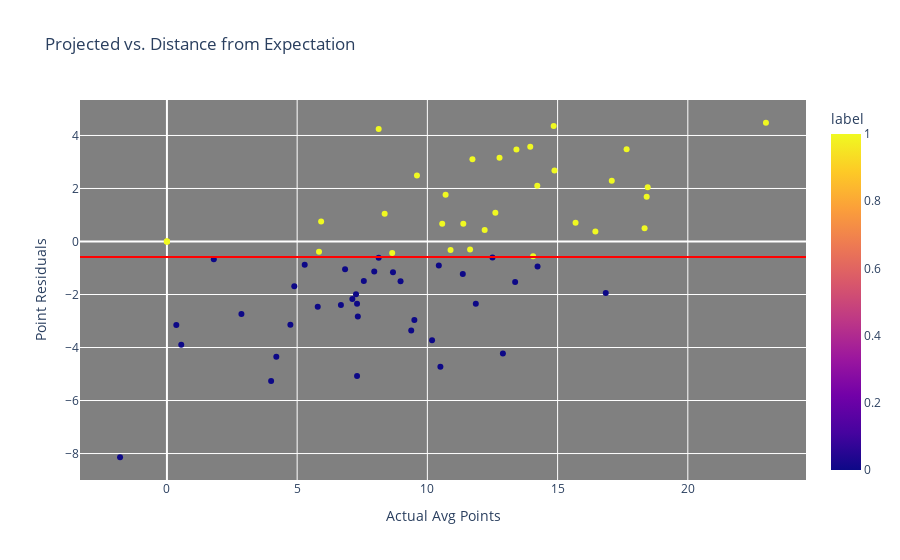

Notebook source saved alongside this figure:
### Code cell
hovertemplate = "Player: %{customdata[0]} <br>Actual Avg Points:%{customdata[1]}: <br>Projected Points: %{customdata[2]} <br>Point Residuals: %{customdata[3]}</br>"
plot = px.scatter(rb_df, x = 'Actual_Points', y = 'Point-Residuals', color = 'label', title = 'Projected vs. Distance from Expectation', custom_data=['Player', 'Actual_Points','Projected_Points','Point-Residuals'], color_discrete_sequence=px.colors.qualitative.Dark24)
plot.update_layout(xaxis_title = 'Actual Avg Points', yaxis_title = 'Point Residuals', plot_bgcolor = 'grey')
plot.update_traces(hovertemplate = hovertemplate)
# plot.update_xaxes(showgrid = False)
# plot.update_yaxes(showgrid = False)
plot.add_hline(y=rb_df['Point-Residuals'].mean(), line_color = 'red')
# plot.add_hline(y=rb_df['Projected_Points'].mean(), line_color = 'yellow')
plot.show()

### Figure 1 — Plotly figure (JSON) as saved in the notebook; plotly's stock layout.template omitted (floating-point values rounded to 4 significant figures; data arrays with more than 128 entries replaced by an {"elided": "..."} marker saying what was removed)
{"data": [{"customdata": {"elided": "68x4 mixed values"}, "hovertemplate": "Player: %{customdata[0]} <br>Actual Avg Points:%{customdata[1]}: <br>Projected Points: %{customdata[2]} <br>Point Residuals: %{customdata[3]}</br>", "legendgroup": "", "marker": {"color": [1, 1, 1, 1, 1, 1, 1, 1, 1, 1, 1, 1, 1, 1, 1, 1, 1, 1, 1, 1, 1, 1, 1, 1, 1, 1, 1, 1, 1, 1, 1, 1, 1, 0, 0, 0, 0, 0, 0, 0, 0, 0, 0, 0, 0, 0, 0, 0, 0, 0, 0, 0, 0, 0, 0, 0, 0, 0, 0, 0, 0, 0, 0, 0, 0, 0, 0, 0], "coloraxis": "coloraxis", "symbol": "circle"}, "mode": "markers", "name": "", "orientation": "v", "showlegend": false, "type": "scatter", "x": [23, 14.85, 8.13, 13.95, 17.65, 13.42, 12.77, 11.73, 14.88, 9.6, 17.08, 14.22, 18.46, 10.7, 18.42, 12.61, 8.36, 5.92, 15.69, 11.38, 10.57, 18.34, 12.2, 16.45, 0, 0, 0, 0, 11.64, 10.89, 5.84, 8.65, 14.06, 12.5, 8.13, 1.8, 5.29, 10.44, 14.23, 6.84, 7.96, 8.68, 11.36, 7.56, 8.97, 13.37, 4.89, 16.85, 7.26, 7.12, 7.3, 11.86, 6.68, 5.79, 2.86, 7.33, 9.5, 4.74, 0.36, 9.38, 10.18, 0.55, 12.9, 4.2, 10.5, 7.3, 4, -1.8], "xaxis": "x", "y": [4.48, 4.36, 4.24, 3.57, 3.48, 3.47, 3.16, 3.1, 2.68, 2.49, 2.29, 2.1, 2.05, 1.76, 1.69, 1.08, 1.05, 0.75, 0.71, 0.67, 0.67, 0.5, 0.43, 0.38, 0, 0, 0, 0, -0.3, -0.32, -0.39, -0.43, -0.56, -0.6, -0.61, -0.67, -0.88, -0.91, -0.94, -1.05, -1.13, -1.16, -1.23, -1.49, -1.5, -1.53, -1.69, -1.94, -1.99, -2.17, -2.35, -2.35, -2.4, -2.46, -2.74, -2.83, -2.96, -3.14, -3.15, -3.36, -3.73, -3.9, -4.23, -4.35, -4.73, -5.07, -5.26, -8.14], "yaxis": "y"}], "layout": {"coloraxis": {"colorbar": {"title": {"text": "label"}}, "colorscale": [[0, "#0d0887"], [0.1111, "#46039f"], [0.2222, "#7201a8"], [0.3333, "#9c179e"], [0.4444, "#bd3786"], [0.5556, "#d8576b"], [0.6667, "#ed7953"], [0.7778, "#fb9f3a"], [0.8889, "#fdca26"], [1, "#f0f921"]]}, "legend": {"tracegroupgap": 0}, "plot_bgcolor": "grey", "shapes": [{"line": {"color": "red"}, "type": "line", "x0": 0, "x1": 1, "xref": "x domain", "y0": -0.5806, "y1": -0.5806, "yref": "y"}], "title": {"text": "Projected vs. Distance from Expectation"}, "xaxis": {"anchor": "y", "domain": [0, 1], "title": {"text": "Actual Avg Points"}}, "yaxis": {"anchor": "x", "domain": [0, 1], "title": {"text": "Point Residuals"}}}}
